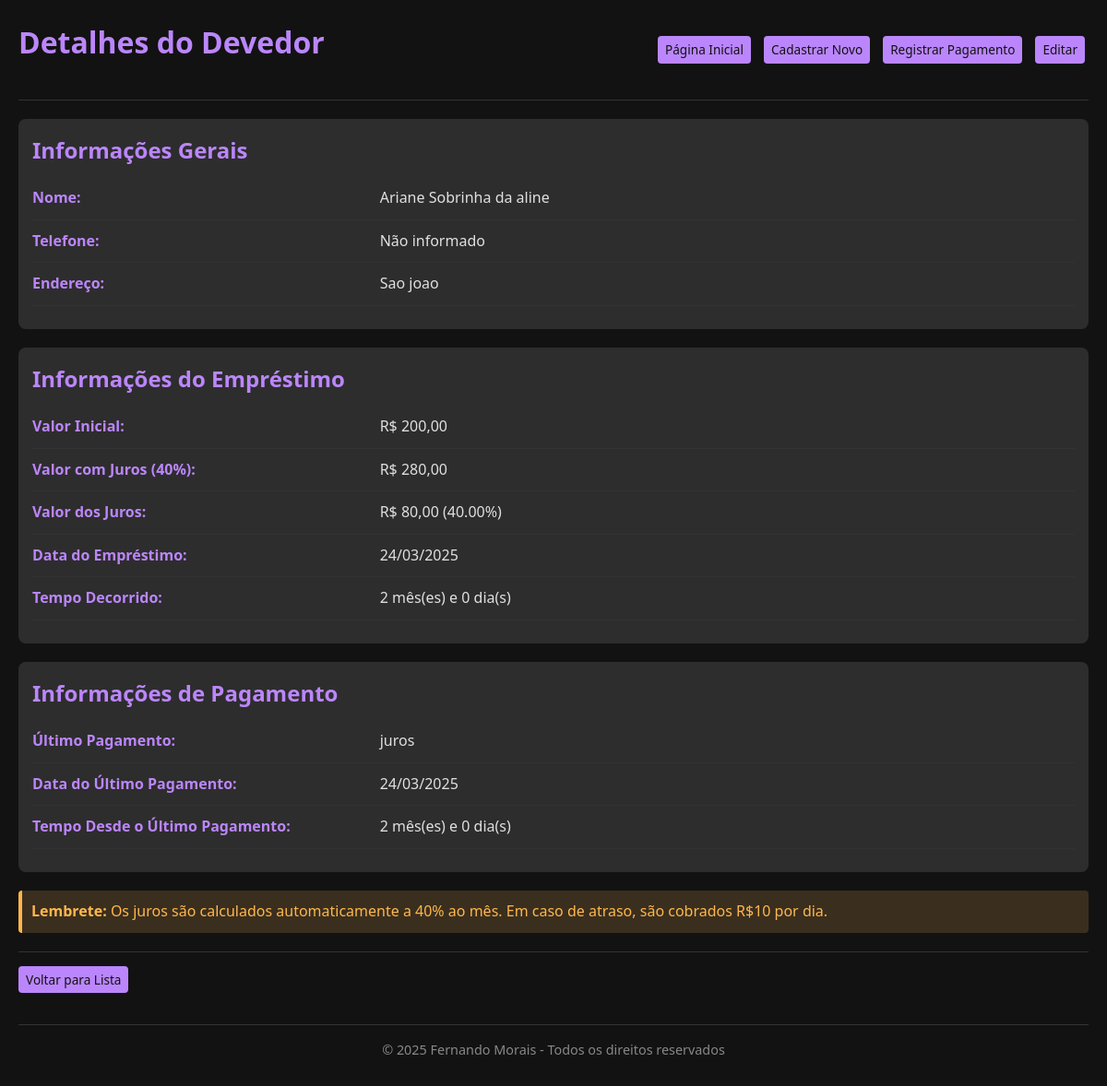
The app's page /detalhes.php?id=19 with its own data.
### tables this page shows
CREATE TABLE devedores (
            id INTEGER PRIMARY KEY AUTOINCREMENT,
            nome TEXT NOT NULL,
            telefone TEXT,
            endereco TEXT,
            valor_inicial REAL NOT NULL,
            valor_atual REAL NOT NULL,
            data_emprestimo TEXT NOT NULL,
            data_ultimo_pagamento TEXT NOT NULL,
            ultimo_pagamento TEXT NOT NULL
        );

### db.php (called while the page is built, shortened)
<?php
function buscarDevedor($db, $id) {
    $stmt = $db->prepare('SELECT * FROM devedores WHERE id = :id');
    $stmt->bindValue(':id', $id, PDO::PARAM_INT);
    $stmt->execute();
    $devedor = $stmt->fetch(PDO::FETCH_ASSOC);
    return $devedor ?: null;
}
?>

### detalhes.php (the view, shortened to what this page needs)
<?php
require_once 'db.php';
$db = inicializarBancoDados();
$id = $_GET['id'];
$devedor = buscarDevedor($db, $id);
$valorComJuros = $devedor['valor_inicial'] * 1.4;
$dataEmprestimo = new DateTime($devedor['data_emprestimo']);
$dataAtual = new DateTime();
$intervalo = $dataEmprestimo->diff($dataAtual);
if ($intervalo->y > 0) {
    $tempoDecorrido = $intervalo->y . ' ano(s) e ' . $intervalo->m . ' mês(es)';
} else if ($intervalo->m > 0) {
    $tempoDecorrido = $intervalo->m . ' mês(es) e ' . $intervalo->d . ' dia(s)';
} else {
    $tempoDecorrido = $intervalo->d . ' dia(s)';
}
$dataUltimoPagamento = new DateTime($devedor['data_ultimo_pagamento']);
$intervaloUltimoPagamento = $dataUltimoPagamento->diff($dataAtual);
if ($intervaloUltimoPagamento->y > 0) {
    $tempoUltimoPagamento = $intervaloUltimoPagamento->y . ' ano(s) e ' . $intervaloUltimoPagamento->m . ' mês(es)';
} else if ($intervaloUltimoPagamento->m > 0) {
    $tempoUltimoPagamento = $intervaloUltimoPagamento->m . ' mês(es) e ' . $intervaloUltimoPagamento->d . ' dia(s)';
} else {
    $tempoUltimoPagamento = $intervaloUltimoPagamento->d . ' dia(s)';
}
$valorJuros = $valorComJuros - $devedor['valor_inicial'];
$percentualJuros = ($valorJuros / $devedor['valor_inicial']) * 100;
?>
<!DOCTYPE html>
<html lang="pt-BR">
<head>
    <link rel="stylesheet" href="styles-dark.css">
</head>
<body>
    <div class="container">
        <div class="header">
            <h1>Detalhes do Devedor</h1>
            <div class="navigation">
                <a href="index.php" class="btn btn-primary">Página Inicial</a>
                <a href="cadastro.php" class="btn btn-success">Cadastrar Novo</a>
                <a href="pagamento.php?id=<?php echo $id; ?>" class="btn btn-info">Registrar Pagamento</a>
                <a href="editar.php?id=<?php echo $id; ?>" class="btn btn-warning">Editar</a>
            </div>
        </div>
        <div class="info-box">
            <h2>Informações Gerais</h2>
            <div class="info-row">
                <div class="info-label">Nome:</div>
                <div class="info-value"><?php echo htmlspecialchars($devedor['nome']); ?></div>
            </div>
            <div class="info-row">
                <div class="info-label">Telefone:</div>
                <div class="info-value"><?php echo htmlspecialchars($devedor['telefone'] ?: 'Não informado'); ?></div>
            </div>
            <div class="info-row">
                <div class="info-label">Endereço:</div>
                <div class="info-value"><?php echo htmlspecialchars($devedor['endereco'] ?: 'Não informado'); ?></div>
            </div>
        </div>
        <div class="info-box">
            <h2>Informações do Empréstimo</h2>
            <div class="info-row">
                <div class="info-label">Valor Inicial:</div>
                <div class="info-value">R$ <?php echo number_format($devedor['valor_inicial'], 2, ',', '.'); ?></div>
            </div>
            <div class="info-row">
                <div class="info-label">Valor com Juros (40%):</div>
                <div class="info-value">R$ <?php echo number_format($valorComJuros, 2, ',', '.'); ?></div>
            </div>
            <div class="info-row">
                <div class="info-label">Valor dos Juros:</div>
                <div class="info-value">R$ <?php echo number_format($valorJuros, 2, ',', '.'); ?> (<?php echo number_format($percentualJuros, 2); ?>%)</div>
            </div>
            <div class="info-row">
                <div class="info-label">Data do Empréstimo:</div>
                <div class="info-value"><?php echo date('d/m/Y', strtotime($devedor['data_emprestimo'])); ?></div>
            </div>
            <div class="info-row">
                <div class="info-label">Tempo Decorrido:</div>
                <div class="info-value"><?php echo $tempoDecorrido; ?></div>
            </div>
        </div>
        <div class="info-box">
            <h2>Informações de Pagamento</h2>
            <div class="info-row">
                <div class="info-label">Último Pagamento:</div>
                <div class="info-value"><?php echo $devedor['ultimo_pagamento']; ?></div>
            </div>
            <div class="info-row">
                <div class="info-label">Data do Último Pagamento:</div>
                <div class="info-value"><?php echo date('d/m/Y', strtotime($devedor['data_ultimo_pagamento'])); ?></div>
            </div>
            <div class="info-row">
                <div class="info-label">Tempo Desde o Último Pagamento:</div>
                <div class="info-value"><?php echo $tempoUltimoPagamento; ?></div>
            </div>
        </div>
        <div class="alert alert-warning">
            <strong>Lembrete:</strong> Os juros são calculados automaticamente a 40% ao mês. Em caso de atraso, são cobrados R$10 por dia.
        </div>
        <div class="navigation-footer">
            <a href="index.php" class="btn btn-secondary">Voltar para Lista</a>
        </div>
        <?php include 'footer.php'; ?>
    </div>
</body>
</html>

### styles-dark.css (style rules this page uses)
body { font-family: 'Segoe UI', Arial, sans-serif; line-height: 1.6; margin: 0; padding: 20px; background-color: #121212; color: #e0e0e0; }
.container { max-width: 1200px; margin: 0 auto; }
.header { display: flex; justify-content: space-between; align-items: center; margin-bottom: 20px; padding-bottom: 15px; border-bottom: 1px solid #333; }
.navigation { display: flex; gap: 10px; }
.navigation-footer { display: flex; gap: 10px; margin-top: 20px; padding-top: 15px; border-top: 1px solid #333; }
.btn-primary { background-color: #bb86fc; color: #121212; }
.btn-secondary { background-color: #333; color: #e0e0e0; }
.btn-info { background-color: #03dac6; color: #121212; }
.btn-warning { background-color: #ffb74d; color: #121212; }
.btn { display: inline-block; padding: 4px 8px; background-color: #bb86fc; color: #121212; text-decoration: none; border-radius: 4px; border: none; cursor: pointer; font-weight: 500; transition: background-color 0.3s, transform 0.2s; margin-right: 4px; margin-bottom: 4px; font-size: 0.85em; }
h1, h2, h3 { color: #bb86fc; margin-top: 0; }
.alert { padding: 10px; border-radius: 4px; margin-bottom: 15px; }
.alert-warning { background-color: #3a2e1e; color: #ffb74d; border-left: 4px solid #ffb74d; }
.info-box { background-color: #2d2d2d; border-radius: 8px; padding: 15px; margin-bottom: 20px; }
.info-row { display: flex; margin-bottom: 10px; border-bottom: 1px solid #333; padding-bottom: 10px; }
.info-label { flex: 1; font-weight: bold; color: #bb86fc; }
.info-value { flex: 2; }

### records on screen
devedores: nome "Ariane Sobrinha da aline", telefone "Não informado", endereco "Sao joao", valor_inicial "200,00", valor_inicial "280,00", valor_inicial "80,00", valor_inicial "40.00", data_emprestimo "24/03/2025", data_emprestimo "2 mês(es) e 0 dia(s)", ultimo_pagamento "juros", data_ultimo_pagamento "24/03/2025", data_ultimo_pagamento "2 mês(es) e 0 dia(s)"
